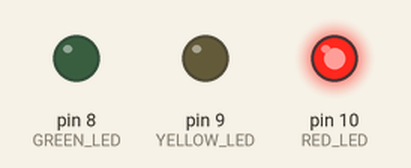
A sketch run on a simulated Arduino Uno, built with avr-gcc and run on an emulated ATmega328P. Parts: output pins drawn as LEDs (lit = HIGH).

Above: at 0.1 s.
At 51.1 s:
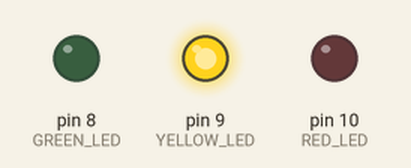
At 61.1 s:
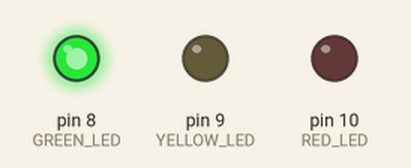
Timing chart, 0 to 122.5 s (numbered marks = the images above):
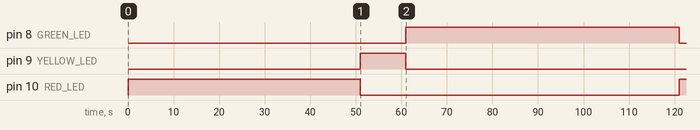

The sketch:

sketch_mar30trafficlight.ino
```cpp
#define RED_LED 10
#define YELLOW_LED 9
#define GREEN_LED 8

int TIMER = 0;

void setup() {
  pinMode(RED_LED, OUTPUT);
  pinMode(YELLOW_LED, OUTPUT);
  pinMode(GREEN_LED, OUTPUT);
}

void loop() {

  if (TIMER <= 50) {
    digitalWrite(RED_LED, HIGH);
    digitalWrite(YELLOW_LED, LOW);
    digitalWrite(GREEN_LED, LOW);
  }
  else if (TIMER > 50 && TIMER <= 60) {
    digitalWrite(RED_LED, LOW);
    digitalWrite(YELLOW_LED, HIGH);
    digitalWrite(GREEN_LED, LOW);
  }
  else if (TIMER > 60 && TIMER <= 120) {
    digitalWrite(RED_LED, LOW);
    digitalWrite(YELLOW_LED, LOW);
    digitalWrite(GREEN_LED, HIGH);
  }

  delay(1000);
  TIMER++;

  if (TIMER > 120) {
    TIMER = 0;
  }
}
```

Measured:
- by itself, pin 8 (GREEN_LED): LOW → HIGH at 61.0 s, → LOW 60.0 s later
- by itself, pin 9 (YELLOW_LED): LOW → HIGH at 51.0 s, → LOW 10.0 s later
- by itself, pin 10 (RED_LED): LOW → HIGH at 0.00 s, → LOW 51.0 s later, → HIGH 70.0 s later
